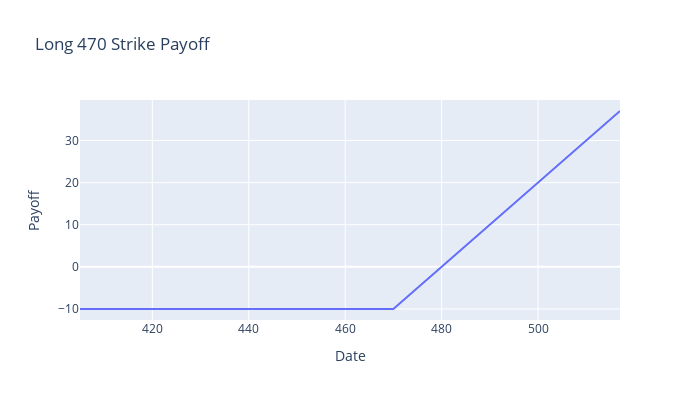

The code cell stored with this chart in its notebook:
### Markdown cell above
### Long 470 strike call payoff

### Code cell
long_call_payoff = call_payoff(spot,strike_long_call,premium_long_call)

fig = px.line(x=spot,y=long_call_payoff,title='Long 470 Strike Payoff')
fig.update_layout(height = 400, width = 700, xaxis_title = 'Date', yaxis_title = 'Payoff')

### Figure 1 — Plotly figure (JSON) as saved in the notebook; plotly's stock layout.template omitted (floating-point values rounded to 4 significant figures)
{"data": [{"hovertemplate": "x=%{x}<br>y=%{y}<extra></extra>", "legendgroup": "", "line": {"color": "#636efa", "dash": "solid"}, "marker": {"symbol": "circle"}, "mode": "lines", "name": "", "orientation": "v", "showlegend": false, "type": "scatter", "x": [405, 406, 407, 408, 409, 410, 411, 412, 413, 414, 415, 416, 417, 418, 419, 420, 421, 422, 423, 424, 425, 426, 427, 428, 429, 430, 431, 432, 433, 434, 435, 436, 437, 438, 439, 440, 441, 442, 443, 444, 445, 446, 447, 448, 449, 450, 451, 452, 453, 454, 455, 456, 457, 458, 459, 460, 461, 462, 463, 464, 465, 466, 467, 468, 469, 470, 471, 472, 473, 474, 475, 476, 477, 478, 479, 480, 481, 482, 483, 484, 485, 486, 487, 488, 489, 490, 491, 492, 493, 494, 495, 496, 497, 498, 499, 500, 501, 502, 503, 504, 505, 506, 507, 508, 509, 510, 511, 512, 513, 514, 515, 516, 517], "xaxis": "x", "y": [-10, -10, -10, -10, -10, -10, -10, -10, -10, -10, -10, -10, -10, -10, -10, -10, -10, -10, -10, -10, -10, -10, -10, -10, -10, -10, -10, -10, -10, -10, -10, -10, -10, -10, -10, -10, -10, -10, -10, -10, -10, -10, -10, -10, -10, -10, -10, -10, -10, -10, -10, -10, -10, -10, -10, -10, -10, -10, -10, -10, -10, -10, -10, -10, -10, -10, -9, -8, -7, -6, -5, -4, -3, -2, -1, 0, 1, 2, 3, 4, 5, 6, 7, 8, 9, 10, 11, 12, 13, 14, 15, 16, 17, 18, 19, 20, 21, 22, 23, 24, 25, 26, 27, 28, 29, 30, 31, 32, 33, 34, 35, 36, 37], "yaxis": "y"}], "layout": {"height": 400, "legend": {"tracegroupgap": 0}, "title": {"text": "Long 470 Strike Payoff"}, "width": 700, "xaxis": {"anchor": "y", "domain": [0, 1], "title": {"text": "Date"}}, "yaxis": {"anchor": "x", "domain": [0, 1], "title": {"text": "Payoff"}}}}
